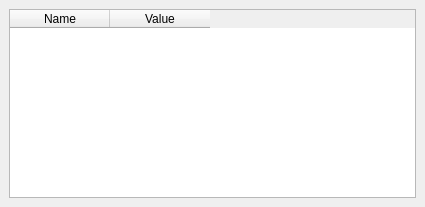
<?xml version="1.0" encoding="UTF-8"?>
<ui version="4.0">
 <class>workspace_dockwidget</class>
 <widget class="QDockWidget" name="workspace_dockwidget">
  <property name="geometry">
   <rect>
    <x>0</x>
    <y>0</y>
    <width>425</width>
    <height>207</height>
   </rect>
  </property>
  <property name="windowTitle">
   <string>Workspace</string>
  </property>
  <widget class="QWidget" name="workspace_widget">
   <layout class="QVBoxLayout" name="verticalLayout">
    <item>
     <widget class="QTableWidget" name="workspace_table">
      <column>
       <property name="text">
        <string>Name</string>
       </property>
      </column>
      <column>
       <property name="text">
        <string>Value</string>
       </property>
      </column>
     </widget>
    </item>
   </layout>
  </widget>
 </widget>
 <resources/>
 <connections/>
</ui>
